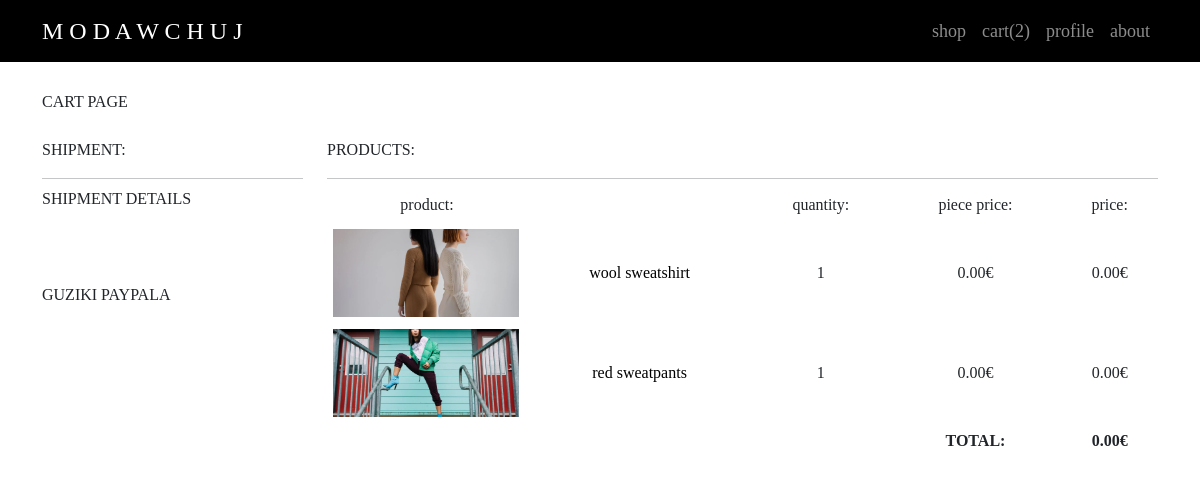
The app's page /user/order (signed in), older data.
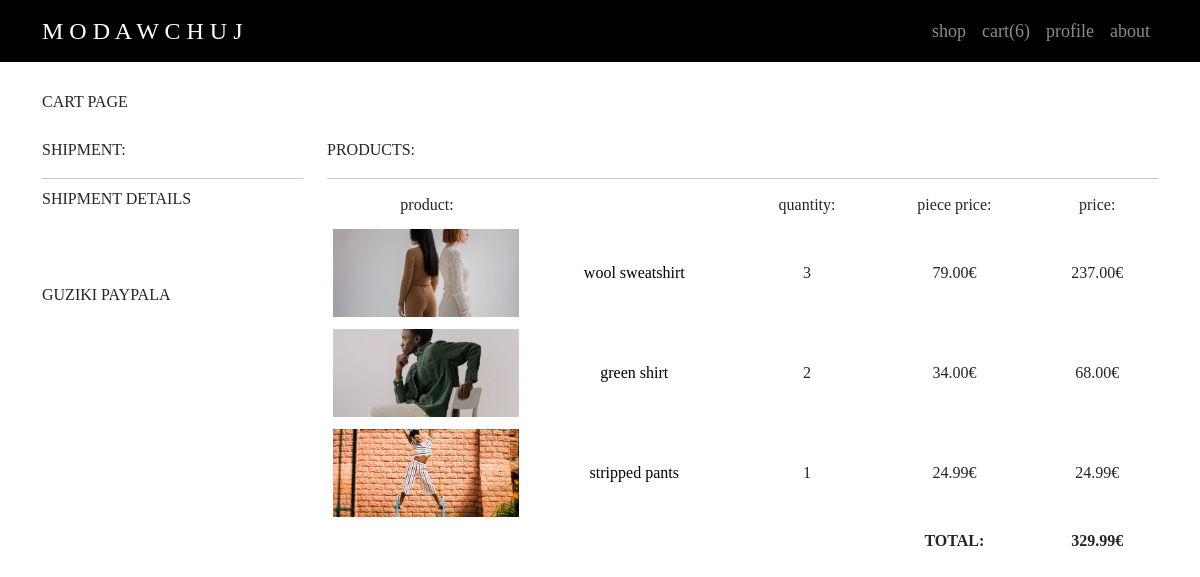
The same page, newer data.
### user/models.py (models this page shows, shortened)
class Cart(models.Model):
    user_id = models.ForeignKey(User, on_delete=models.CASCADE)
    item_id = models.ForeignKey(Item, on_delete=models.CASCADE)
    quantity = models.IntegerField(default=0)
    def get_cart_items(request):
        if request.user.is_authenticated:
            return (Cart.objects.select_related("item_id").filter(user_id=request.user.id), Cart.get_cart_items_quantity(request))
    def get_cart_items_quantity(request):
        quantity = 0
        for item in Cart.objects.filter(user_id=request.user.id):
            quantity += item.quantity
        return quantity
    def item_overall_price(self):
        return self.quantity*self.item_id.current_price
    def order_overall_price(request):
        items = Cart.objects.filter(user_id=request.user.id)
        price = 0.00
        for item in items:
            price += item.item_overall_price()
        return price

### items/models.py (models this page shows)
class Item(models.Model):
    GENDERS = [
        ("m", "male"),
        ("f", "female"),
        ("u", "unisex")
    ]
    CATEGORIES = [
        ("shoes", "shoes"),
        ("legwear", "legwear"),
        ("pants", "pants"),
        ("shorts", "shorts"),
        ("skirt", "skirt"),
        ("t-shirt", "t-shirt"),
        ("shirt", "shirt"),
        ("dress", "dress"),
        ("hoodie", "hoodie"),
        ("jacket", "jacket"),
        ("headwear", "headwear"),
        ("gloves", "gloves")
    ]
    name = models.CharField(max_length=128)
    gender = models.CharField(choices=GENDERS, max_length=16)
    category = models.CharField(choices=CATEGORIES, max_length=16)
    description = models.CharField(max_length=2048)
    quantity = models.IntegerField()
    image = models.ImageField(upload_to="images")
    visibility = models.BooleanField(default=True)
    current_price = models.FloatField(default=0)

### user/views.py (the view)
# urls.py: path("order", views.order, name="order")
def order(request):
    return render(request, "user/order.html", get_cart_info(request))

### user/helpers.py (called while the page is built, shortened)
def get_cart_info(request):
    if request.user.is_authenticated:
        cart = Cart.get_cart_items(request)
        price = Cart.order_overall_price(request)
        user_address = UserAddress.objects.get(user_id=request.user.id)
    return {"cart": cart, "price": price, "user_address": user_address}

### user/templates/user/order.html (shortened to what this page needs)
{% extends "layout_main.html" %}
{% load static %}
{% block body %}
    <div class="navbar-space"></div>
    <div class="container">
        <div class="row">
            <h7>CART PAGE</h7><br><br>
        </div>
        <div class="row">
            <div class="col-lg-3 order-1">
                <div class="flex">
                    <div>
                        <p>
                            <h7>SHIPMENT:</h7>
                        </p>
                    </div>
                    <hr class="dropdown-divider">
                    <div>
                        SHIPMENT DETAILS
                    </div>
                    <br><br><br>
                    <div>
                        GUZIKI PAYPALA
                    </div>
                </div>
            </div>
            <div class="col-lg-9 top-padding order-2">
                <div>
                    <p><h7>PRODUCTS:</h7></p>
                </div>
                <hr class="dropdown-divider">
                <table>
                    <tbody>
                        <tr>
                            <td scope="col">product:</td>
                            <td scope="col"></td>
                            <td scope="col">quantity:</td>
                            <td scope="col">piece price:</td>
                            <td scope="col">price:</td>
                        </tr>
                        {% for item in cart.0 %}
                            <tr>
                                <td scope="col" class="image-wrapper">
                                    <img src="{{ item.item_id.image.url }}" class="item-image">
                                </td>
                                <td scope="col"><a class="no-decorator" href="{% url 'items:product' item_id=item.item_id.id %}">{{ item.item_id.name }}</a></td>
                                <td scope="col">{{ item.quantity }}</td>
                                <td scope="col">{{ item.item_id.current_price|floatformat:2 }}€</td>
                                <td scope="col">{{ item.item_overall_price|floatformat:2 }}€</td>
                            </tr>
                        {% endfor %}
                        <tr>
                            <td></td>
                            <td></td>
                            <td></td>
                            <th scope="col">TOTAL:</tH>
                            <th scope="col">{{ price|floatformat:2 }}€</th>
                        </tr>
                    </tbody>
                </table>
            </div>
        </div>
    </div>
{% endblock %}

Row changes from the older to the newer data that the page shows:
removed Cart: item_id.image (picture), item_id.name "red sweatpants", quantity "1", item_id.current_price "0.00", item_overall_price "0.00"
changed Cart "wool sweatshirt": quantity "1" → "3"; item_id.current_price "0.00" → "79.00"; item_overall_price "0.00" → "237.00"
added Cart: item_id.image (picture), item_id.name "green shirt", quantity "2", item_id.current_price "34.00", item_overall_price "68.00"
added Cart: item_id.image (picture), item_id.name "stripped pants", quantity "1", item_id.current_price "24.99", item_overall_price "24.99"
Text that changed along with them:
{{ cart.1 }}: "2" → "6"
{{ price|floatformat:2 }}: "0.00" → "329.99"
